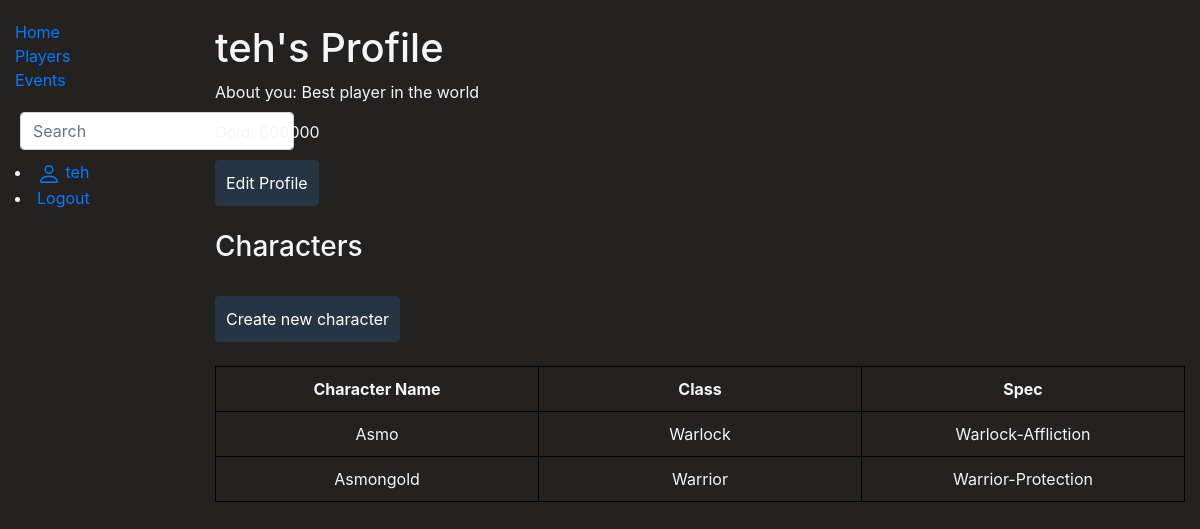
Page /library/user_profile/ (signed in) on the committed database.
### library/models.py (models this page shows, shortened)
class WowPlayer(models.Model):
    nickname = models.CharField('Nickname', max_length=30)
    description = models.TextField('About you', max_length=2000, default='')
    gold = models.IntegerField('How thick is your wallet', null=True)
    user = models.OneToOneField(User, on_delete=models.CASCADE, null=True)
    class Meta:
        verbose_name = 'Player'
        verbose_name_plural = 'Players'
        ordering = ['nickname']
    def display_chars(self):
        return ', '.join(char.char_title for char in self.chars.all()[:3])
    display_chars.short_description = 'Chars'

class WowChar(models.Model):
    char_title = models.CharField('Character name', max_length=30)
    wow_player = models.ForeignKey('WowPlayer', on_delete=models.CASCADE, related_name='chars')
    char_class = models.ForeignKey('WowClass', on_delete=models.SET_NULL, null=True)
    char_spec = models.ManyToManyField(WowSpec, help_text='Select spec for this char.')
    class Meta:
        verbose_name = 'Char'
        verbose_name_plural = 'Chars'
        ordering = ['char_title']

class WowClass(models.Model):
    name = models.CharField('Class', max_length=20, help_text='Character class.')
    class_id = models.ForeignKey('WowChar', on_delete=models.SET_NULL, null=True)
    def __str__(self):
        return self.name
    class Meta:
        verbose_name = 'Class'
        verbose_name_plural = 'Classes'
        ordering = ['name']

class WowSpec(models.Model):
    name = models.CharField('Spec', max_length=20, help_text='Character specialization.')
    class Meta:
        verbose_name = 'Spec'
        verbose_name_plural = 'Specs'
        ordering = ['name']

### library/views.py (the view)
# urls.py: path('user_profile/', views.user_profile, name='user_profile'),
@login_required
def user_profile(request):
    player, created = WowPlayer.objects.get_or_create(user=request.user, defaults={'nickname': request.user.username})
    context = {'player': player}
    return render(request, 'user_profile.html', context)

### library/templates/user_profile.html
{% extends "base.html" %}
{% block content %}
  <h1>{{ player.nickname }}'s Profile</h1>
  <p>About you: {{ player.description }}</p>
  <p>Gold: {{ player.gold }}</p>
  <a href="{% url 'user_profile_update' %}" class="btn btn-primary">Edit Profile</a><br><br>
  <h3>Characters</h3>
  <br>
  <a href="{% url 'user_create_character' %}" class="btn btn-primary">Create new character</a>
  <br><br>
  <table>
    <thead>
      <tr>
        <th>Character Name</th>
        <th>Class</th>
        <th>Spec</th>
      </tr>
    </thead>
    <tbody>
        {% for char in player.chars.all %}
        <tr>
          <td>{{ char.char_title }}</td>
          <td>{{ char.char_class }}</td>
          <td>
            {% for spec in char.char_spec.all %}
              {{ spec.name }}{% if not forloop.last %}, {% endif %}
            {% endfor %}
          </td>
        </tr>
      {% empty %}
        <tr>
          <td colspan="3">No characters found.</td>
        </tr>
      {% endfor %}
    </tbody>
  </table>
{% endblock %}

### library/templates/base.html (shortened to what this page needs)
<!DOCTYPE html>
<html lang="en">
<head>
  <link rel="stylesheet" href="https://stackpath.bootstrapcdn.com/bootstrap/4.1.3/css/bootstrap.min.css">
  {% load static %}
  <link rel="stylesheet" href="{% static 'css/styles.css' %}">
</head>
<body>
  <div class="container-fluid">
    <div class="row">
      <div class="col-sm-2">
      {% block sidebar %}
        <ul class="sidebar-nav">
          <li><a href="{% url 'index' %}">Home</a></li>
          <li><a href="{% url 'players' %}">Players</a></li>
          <li><a href="{% url 'events' %}">Events</a></li>
        </ul>
        <ul>
          <form action="{% url 'search' %}" method="get" class="form-inline my-2 my-md-0">
          <input name="query" class="form-control" type="text" placeholder="Search">
          </form>
        </ul>
      {% if user.is_authenticated %}
      <li><a href="{% url 'user_profile' %}">
      {{ user.get_username }}</a></li>
      <li><a href="{% url 'logout'%}">Logout</a></li>
    {% else %}
      <li><a href="{% url 'login'%}?next={{request.path}}">Login</a></li>
      <li><a href="{% url 'register' %}">Register</a></li>
    {% endif %}
      {% endblock %}
      </div>
      <div class="col-sm-10 "><br>{% block content %}{% endblock %}</div>
    </div>
  </div>
</body>
</html>

### library/static/css/styles.css (style rules this page uses)
.sidebar-nav { margin-top: 20px; padding: 0; list-style: none; }
body { background-color: rgb(36, 34, 33); color: whitesmoke; }
ul { margin-block-start: 0px; margin-block-end: 0px; padding-top: 20px; padding-bottom: 10px; padding-inline-start: 5px; }
table { border-collapse: collapse; table-layout: fixed; width: 100%; }
th, td { border: 1px solid black; text-align: center; vertical-align: middle; padding: 10px; width: 14.28%; }
.btn { display: inline-block; padding: 10px 10px; background-color: #263544; color: white; text-decoration: none; border-radius: 4px; border-color: #263544; font-size: 16px; }

### rows in the picture
WowPlayer: nickname "teh", description "Best player in the world", gold "600000"
WowChar: char_title "Asmo", char_class "Warlock"
WowSpec: name "Warlock-Affliction"
WowChar: char_title "Asmongold", char_class "Warrior"
WowSpec: name "Warrior-Protection"

### other values in the picture
{{ user.get_username }} "teh"
